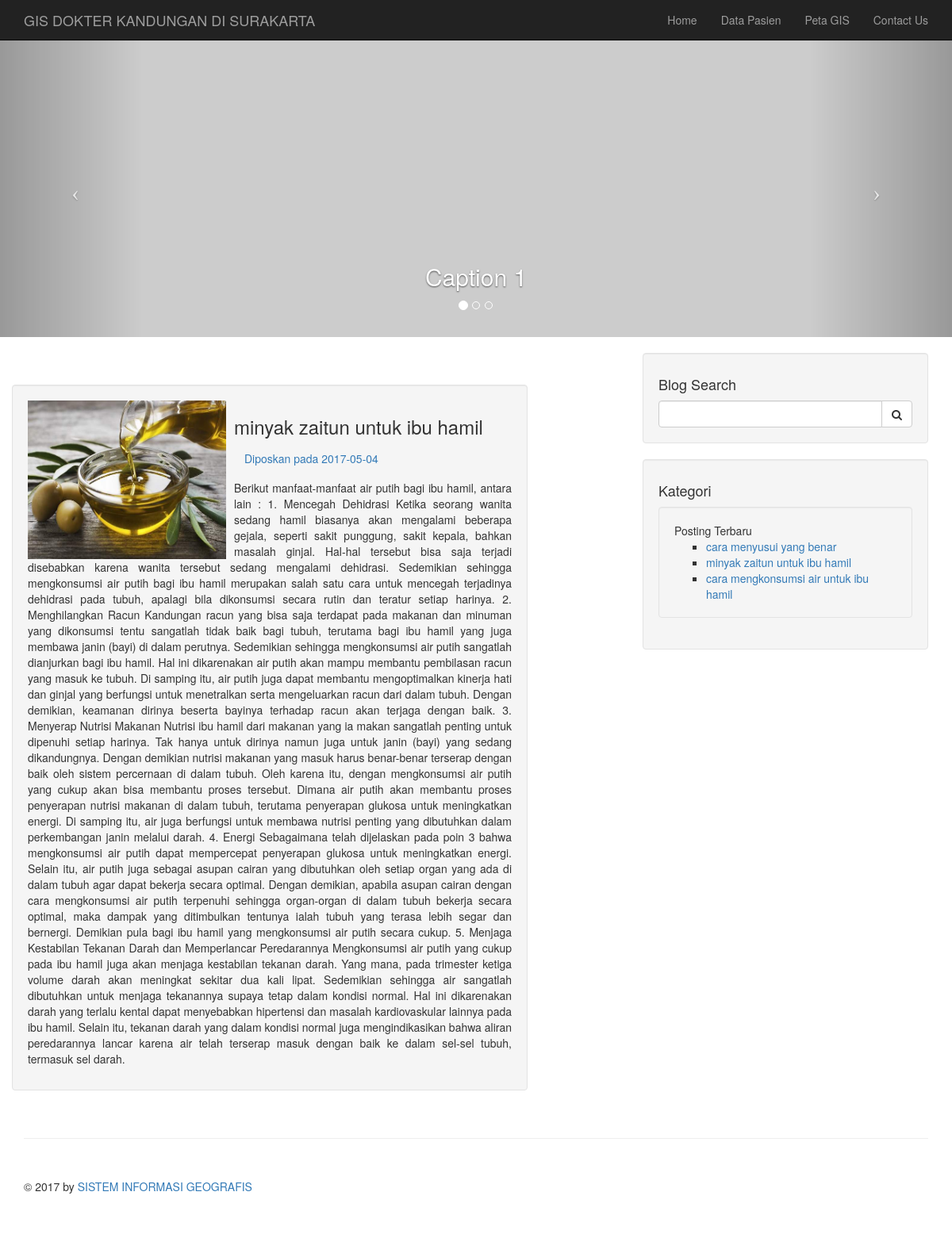
The page /home.php?link=lihatdetailberita.php&id=2 on the database its author committed.
### tables this page shows
CREATE TABLE `menu_user` (
  `id_menu` int(11) NOT NULL,
  `menu` varchar(20) NOT NULL,
  `link_menu` varchar(200) NOT NULL
);

CREATE TABLE `berita` (
  `id_berita` int(4) NOT NULL,
  `judul` varchar(40) DEFAULT NULL,
  `kategori` varchar(30) DEFAULT NULL,
  `deskripsi` text,
  `tanggal` date NOT NULL,
  `gambar` text NOT NULL
);

### template.php (the view, shortened to what this page needs)
<!DOCTYPE html>
<html lang="en">
<head>
    <link href="css/bootstrap.min.css" rel="stylesheet">
    <link href="css/modern-business.css" rel="stylesheet">
    <link href="font-awesome/css/font-awesome.min.css" rel="stylesheet" type="text/css">
</head>
<body>
    <nav class="navbar navbar-inverse navbar-fixed-top" role="navigation">
        <div class="container">
            <div class="navbar-header">
                <a class="navbar-brand" href="index.php">GIS DOKTER KANDUNGAN DI SURAKARTA</a>
            </div>
            <div class="collapse navbar-collapse" id="bs-example-navbar-collapse-1">
                <ul class="nav navbar-nav navbar-right">
                    <?php
						$menu = mysql_query("SELECT * FROM menu_user ORDER BY id_menu ASC");
						while($dataMenu = mysql_fetch_assoc($menu)){
							if(mysql_num_rows($menu) == 0){
								echo '<li><a href="'.$dataMenu['link_menu'].'">'.$dataMenu['menu'].'</a></li>';
							}else{
								echo '<li class="nav nav-pills">
									<a href="'.$dataMenu['link_menu'].'">'.$dataMenu['menu'].'</a>';
									}'
								</li>
								';
						}
					?>
                </ul>
            </div>
        </div>
    </nav>
</body>
</html>

### lihatdetailberita.php (shortened to what this page needs)
<?php
  include ('dbconfig.php');
  $ambil_data = mysql_query("select * from berita where id_berita='$_GET[id]'",$koneksi);
  $hasil_data = mysql_fetch_array($ambil_data);
  ?>
  <div class="paragraphs">
   <div class="row">
   <div class="span12 well">
    <img class="img-polaroid" src="<?=$hasil_data['gambar'];?>" style="width:250px; height: 200px; float:left; margin-right:10px;"/>
     <div class="content-heading"><h3><?=$hasil_data['judul'];?></h3></div>
     <p><a href="#" class="btn btn-inverse">Diposkan pada <?=$hasil_data['tanggal'];?></a> </p>
     <p style="text-align:justify;"><?=$hasil_data['deskripsi'];?></p>
    </div>
   </div>
 </div>

### menuberita.php
<?php
 include ('dbconfig.php');
  $ambil_recent = mysql_query("select id_berita,judul,tanggal from berita order by rand() limit 20",$koneksi);
  ?>
  <div class="well sidebar-nav">
    <ul class="nav nav-list">
      <li class="nav-header">Posting Terbaru</li>
      <ul type="square">
       <?php
    while($hasil_recent= mysql_fetch_array($ambil_recent)){
        echo "<li><a href='home.php?link=lihatdetailberita.php&id=$hasil_recent[id_berita]'>".$hasil_recent['judul']."</a></li>";
    }
    ?>
      </ul>
    </ul>
</div>

### css/modern-business.css (style rules this page uses)
html, body { height: 100%; }
body { padding-top: 50px; }

### rows shown on the page
menu_user: menu "Home"
menu_user: menu "Data Pasien"
menu_user: menu "Peta GIS"
menu_user: menu "Contact Us"
berita: gambar (picture), judul "minyak zaitun untuk ibu hamil", tanggal "2017-05-04", deskripsi "Berikut manfaat-manfaat air putih bagi ibu hamil, antara lain : 1. Mencegah Dehidrasi Ketika seorang wanita sedang hamil biasanya akan mengalami beberapa gejala, seperti sakit punggung, sakit kepala, bahkan masalah ginjal. Hal-hal tersebut bisa saja terjadi disebabkan karena wanita tersebut sedang mengalami dehidrasi. Sedemikian sehingga mengkonsumsi air putih bagi ibu hamil merupakan salah satu cara untuk mencegah terjadinya dehidrasi pada tubuh, apalagi bila dikonsumsi secara rutin dan teratur setiap harinya. 2. Menghilangkan Racun Kandungan racun yang bisa saja terdapat pada makanan dan minuman yang dikonsumsi tentu sangatlah tidak baik bagi tubuh, terutama bagi ibu hamil yang juga…"
berita: judul "cara menyusui yang benar"
berita: judul "cara mengkonsumsi air untuk ibu hamil"
